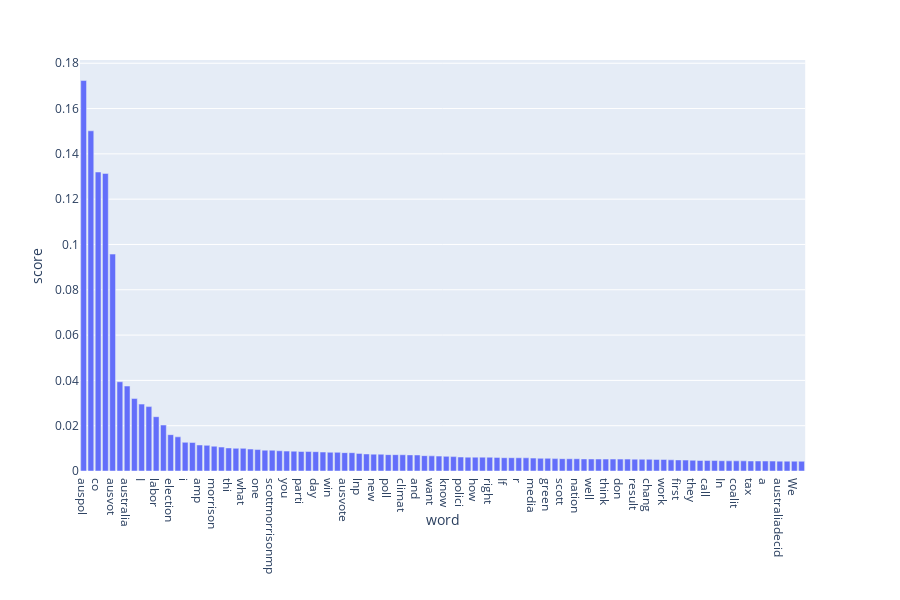

This figure's notebook cell:
### Code cell
sorted_d = sorted(word_scores.items(), key=operator.itemgetter(1), reverse=True)
dfObj = pd.DataFrame(sorted_d[:100], columns = ['word' , 'score']) 
fig = px.bar(dfObj, x='word', y='score')
fig.show()

### Figure 1 — Plotly figure (JSON) as saved in the notebook; plotly's stock layout.template omitted (floating-point values rounded to 4 significant figures)
{"data": [{"alignmentgroup": "True", "hoverlabel": {"namelength": 0}, "hovertemplate": "word=%{x}<br>score=%{y}", "legendgroup": "", "marker": {"color": "#636efa"}, "name": "", "offsetgroup": "", "orientation": "v", "showlegend": false, "textposition": "auto", "type": "bar", "x": ["auspol", "t", "co", "https", "ausvot", "ausvotes", "australia", "vote", "I", "elect", "labor", "the", "election", "australian", "i", "it", "amp", "like", "morrison", "go", "thi", "get", "what", "peopl", "one", "shorten", "scottmorrisonmp", "m", "you", "liber", "parti", "look", "day", "time", "win", "bill", "ausvote", "polit", "lnp", "say", "new", "need", "poll", "billshortenmp", "climat", "campaign", "and", "good", "want", "A", "know", "v", "polici", "can", "how", "govern", "right", "that", "If", "bob", "r", "great", "media", "make", "green", "abc", "scott", "queensland", "nation", "would", "well", "seat", "think", "today", "don", "back", "result", "d", "chang", "last", "work", "let", "first", "see", "they", "us", "call", "liberalau", "In", "left", "coalit", "year", "tax", "australianlabor", "a", "take", "australiadecid", "conserv", "We", "still"], "xaxis": "x", "y": [0.1724, 0.1502, 0.132, 0.1314, 0.09576, 0.03939, 0.03751, 0.03198, 0.02953, 0.02842, 0.02398, 0.02028, 0.01604, 0.01509, 0.01265, 0.01257, 0.01149, 0.01131, 0.01094, 0.01056, 0.01018, 0.01001, 0.009995, 0.00968, 0.009468, 0.009181, 0.00918, 0.008925, 0.008784, 0.00874, 0.008603, 0.008586, 0.00853, 0.008371, 0.008262, 0.008241, 0.008109, 0.008088, 0.007776, 0.007524, 0.00744, 0.007407, 0.007227, 0.007211, 0.007179, 0.007118, 0.007069, 0.006783, 0.00668, 0.006573, 0.006459, 0.006351, 0.006175, 0.006114, 0.006108, 0.006104, 0.006081, 0.006013, 0.005872, 0.005869, 0.005835, 0.005823, 0.005697, 0.005604, 0.005602, 0.005468, 0.005444, 0.005417, 0.005415, 0.005338, 0.005315, 0.005298, 0.005281, 0.005272, 0.005262, 0.005255, 0.005221, 0.005186, 0.005166, 0.005118, 0.005104, 0.004933, 0.004889, 0.004816, 0.00475, 0.00463, 0.004618, 0.004614, 0.004524, 0.00448, 0.00448, 0.004476, 0.004412, 0.004412, 0.004387, 0.004373, 0.004354, 0.004341, 0.004331, 0.004293], "yaxis": "y"}], "layout": {"barmode": "relative", "height": 600, "legend": {"tracegroupgap": 0}, "margin": {"t": 60}, "xaxis": {"anchor": "y", "domain": [0, 0.98], "title": {"text": "word"}}, "yaxis": {"anchor": "x", "domain": [0, 1], "title": {"text": "score"}}}}
